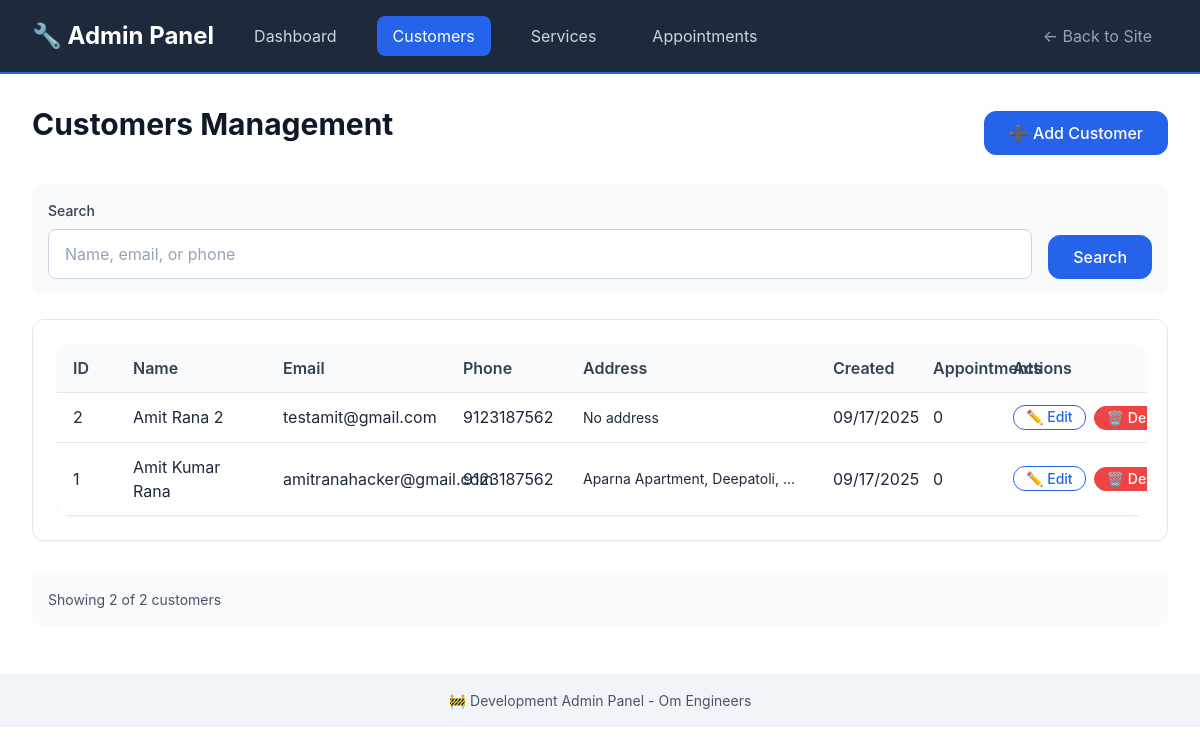
Before: /admin/customers with the older database file.
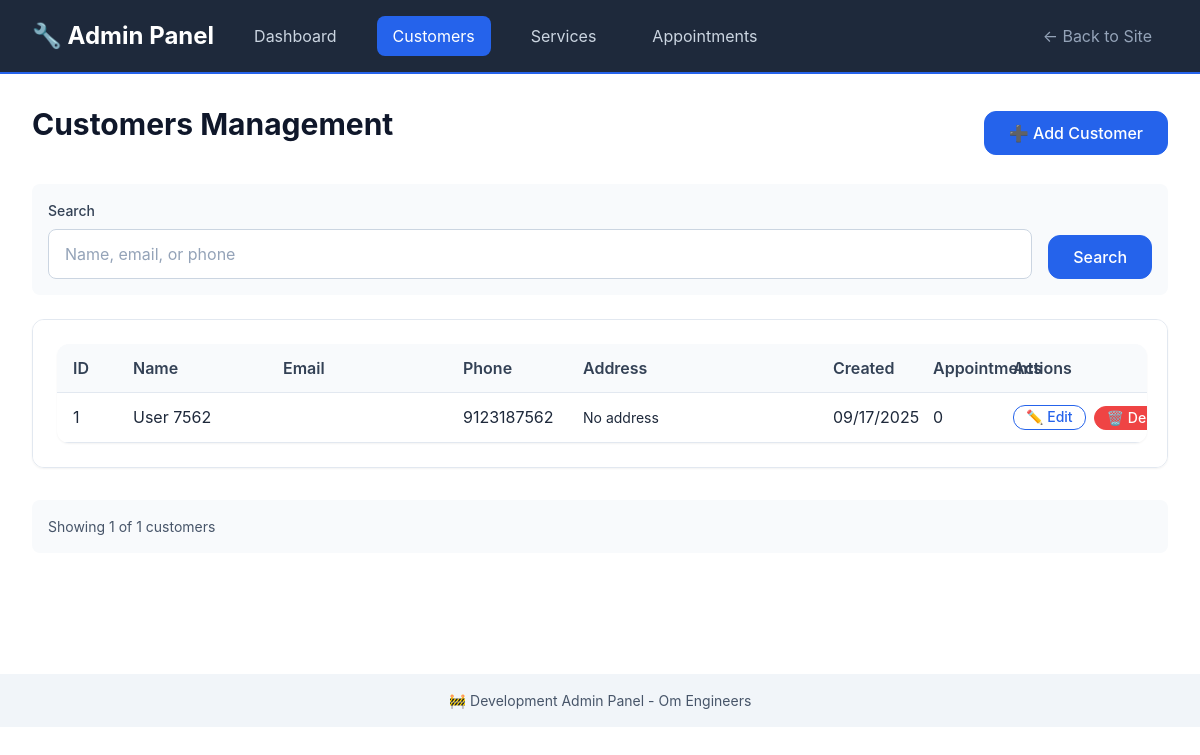
After: the same page with the newer database file.
### models/customer_db.py (models this page shows, shortened)
class Customer(db.Model):
    __tablename__ = 'customers'
    id: Mapped[int] = mapped_column(primary_key=True)
    name: Mapped[str] = mapped_column(String(100), nullable=False)
    email: Mapped[str] = mapped_column(String(120), nullable=True, index=True)
    phone: Mapped[str] = mapped_column(String(20), nullable=False, index=True)
    address: Mapped[str] = mapped_column(Text, nullable=True)
    created_at: Mapped[datetime] = mapped_column(DateTime, default=datetime.utcnow)
    updated_at: Mapped[datetime] = mapped_column(DateTime, default=datetime.utcnow, onupdate=datetime.utcnow)
    appointments = db.relationship('Appointment', back_populates='customer', cascade='all, delete-orphan')

### routes/admin.py (the view, shortened to what this page needs)
@admin_bp.route('/customers')
def customers():
    search = request.args.get('search', '')
    page = request.args.get('page', 1, type=int)
    query = Customer.query
    customers = query.order_by(Customer.created_at.desc()).paginate(
        page=page, per_page=20, error_out=False
    )
    return render_template('admin/customers.html', customers=customers, search=search)

### templates/admin/customers.html (shortened to what this page needs)
{% extends "admin/base.html" %}
{% block content %}
<div style="display: flex; justify-content: space-between; align-items: center; margin-bottom: var(--space-6);">
    <h1>Customers Management</h1>
    <a href="{{ url_for('admin.new_customer') }}" class="btn btn-primary">➕ Add Customer</a>
</div>
<div class="filters">
    <form method="GET" style="display: flex; gap: var(--space-4); align-items: end; flex-wrap: wrap; width: 100%;">
        <div style="flex: 1; min-width: 200px;">
            <label for="search" class="form-label">Search</label>
            <input type="text" id="search" name="search" class="form-input"
                   placeholder="Name, email, or phone" value="{{ search }}">
        </div>
        <button type="submit" class="btn btn-primary">Search</button>
    </form>
</div>
{% if customers.items %}
<div class="card">
    <table class="admin-table">
        <thead>
            <tr>
                <th>ID</th>
                <th>Name</th>
                <th>Email</th>
                <th>Phone</th>
                <th>Address</th>
                <th>Created</th>
                <th>Appointments</th>
                <th>Actions</th>
            </tr>
        </thead>
        <tbody>
            {% for customer in customers.items %}
            <tr>
                <td>{{ customer.id }}</td>
                <td>{{ customer.name }}</td>
                <td>{{ customer.email }}</td>
                <td>{{ customer.phone }}</td>
                <td class="address-column">
                    <div style="max-width: 250px; overflow: hidden; text-overflow: ellipsis; white-space: nowrap;"
                         title="{{ customer.address or 'No address provided' }}">
                        {{ customer.address or 'No address' }}
                    </div>
                </td>
                <td>{{ customer.created_at.strftime('%m/%d/%Y') }}</td>
                <td>{{ customer.appointments|length }}</td>
                <td>
                    <div style="display: flex; gap: var(--space-2);">
                        <a href="{{ url_for('admin.edit_customer', customer_id=customer.id) }}"
                           class="btn btn-sm btn-outline">✏️ Edit</a>
                        <form method="POST" action="{{ url_for('admin.delete_customer', customer_id=customer.id) }}"
                              style="display: inline;"
                              onsubmit="return confirm('Are you sure you want to delete this customer? This will also delete all their appointments!')">
                            <button type="submit" class="btn btn-sm btn-danger">🗑️ Delete</button>
                        </form>
                    </div>
                </td>
            </tr>
            {% endfor %}
        </tbody>
    </table>
</div>
{% endif %}
<div style="margin-top: var(--space-8); padding: var(--space-4); background: var(--gray-50); border-radius: var(--border-radius);">
    <p style="margin: 0; color: var(--gray-600); font-size: var(--font-size-sm);">
        Showing {{ customers.items|length }} of {{ customers.total }} customers
    </p>
</div>
{% endblock %}

Changed rows visible on the page:
removed Customer: id "2", name "Amit Rana 2", email "testamit@gmail.com", phone "9123187562", address "No address", created_at "09/17/2025", appointments|length "0"
changed Customer id 1: name "Amit Kumar Rana" → "User 7562"; address "Aparna Apartment, Deepatoli,…" → "No address"; email "amitranahacker@gmail.com" → (not shown)
Other visible differences:
{{ customers.items|length }}: "2" → "1"
{{ customers.total }}: "2" → "1"
